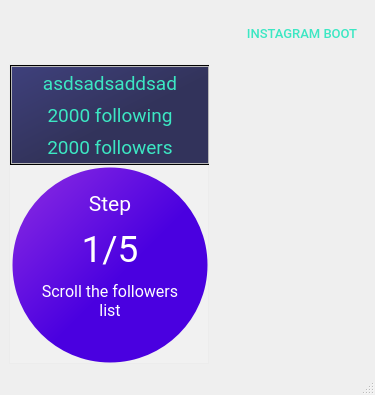
<?xml version="1.0" encoding="UTF-8"?>
<ui version="4.0">
 <class>MainWindow</class>
 <widget class="QMainWindow" name="MainWindow">
  <property name="geometry">
   <rect>
    <x>0</x>
    <y>0</y>
    <width>375</width>
    <height>395</height>
   </rect>
  </property>
  <property name="windowTitle">
   <string>MainWindow</string>
  </property>
  <widget class="QWidget" name="centralwidget">
   <layout class="QVBoxLayout" name="verticalLayout_5">
    <item>
     <widget class="QFrame" name="frame_title">
      <property name="minimumSize">
       <size>
        <width>0</width>
        <height>30</height>
       </size>
      </property>
      <property name="layoutDirection">
       <enum>Qt::RightToLeft</enum>
      </property>
      <property name="frameShape">
       <enum>QFrame::NoFrame</enum>
      </property>
      <property name="frameShadow">
       <enum>QFrame::Raised</enum>
      </property>
      <layout class="QHBoxLayout" name="horizontalLayout_19">
       <item>
        <widget class="QLabel" name="label_title">
         <property name="maximumSize">
          <size>
           <width>16777215</width>
           <height>10</height>
          </size>
         </property>
         <property name="font">
          <font>
           <family>Roboto Medium</family>
           <pointsize>10</pointsize>
          </font>
         </property>
         <property name="styleSheet">
          <string notr="true">color: rgb(60, 231, 195);
</string>
         </property>
         <property name="text">
          <string>INSTAGRAM BOOT</string>
         </property>
         <property name="alignment">
          <set>Qt::AlignRight|Qt::AlignTrailing|Qt::AlignVCenter</set>
         </property>
        </widget>
       </item>
      </layout>
     </widget>
    </item>
    <item>
     <widget class="QFrame" name="frame">
      <property name="minimumSize">
       <size>
        <width>200</width>
        <height>300</height>
       </size>
      </property>
      <property name="maximumSize">
       <size>
        <width>200</width>
        <height>300</height>
       </size>
      </property>
      <property name="styleSheet">
       <string notr="true">background:transparent;
background-color:rgba(255,255,255,0.1)</string>
      </property>
      <property name="frameShape">
       <enum>QFrame::StyledPanel</enum>
      </property>
      <property name="frameShadow">
       <enum>QFrame::Raised</enum>
      </property>
      <layout class="QVBoxLayout" name="verticalLayout_3">
       <property name="spacing">
        <number>0</number>
       </property>
       <property name="leftMargin">
        <number>0</number>
       </property>
       <property name="topMargin">
        <number>0</number>
       </property>
       <property name="rightMargin">
        <number>0</number>
       </property>
       <property name="bottomMargin">
        <number>0</number>
       </property>
       <item>
        <widget class="QFrame" name="frame_2">
         <property name="minimumSize">
          <size>
           <width>200</width>
           <height>100</height>
          </size>
         </property>
         <property name="maximumSize">
          <size>
           <width>200</width>
           <height>100</height>
          </size>
         </property>
         <property name="styleSheet">
          <string notr="true">background-color: qlineargradient(spread:pad, x1:0, y1:0, x2:1, y2:1, stop:0 rgba(42, 44, 111, 0.9), stop:0.555556 rgba(28, 29, 73, 0.9));</string>
         </property>
         <property name="frameShape">
          <enum>QFrame::StyledPanel</enum>
         </property>
         <property name="frameShadow">
          <enum>QFrame::Raised</enum>
         </property>
         <layout class="QVBoxLayout" name="verticalLayout_2">
          <property name="spacing">
           <number>0</number>
          </property>
          <property name="leftMargin">
           <number>0</number>
          </property>
          <property name="topMargin">
           <number>0</number>
          </property>
          <property name="rightMargin">
           <number>0</number>
          </property>
          <property name="bottomMargin">
           <number>0</number>
          </property>
          <item>
           <widget class="QFrame" name="frame_3">
            <property name="styleSheet">
             <string notr="true">background-color:none;</string>
            </property>
            <property name="frameShape">
             <enum>QFrame::StyledPanel</enum>
            </property>
            <property name="frameShadow">
             <enum>QFrame::Raised</enum>
            </property>
            <layout class="QVBoxLayout" name="verticalLayout">
             <property name="spacing">
              <number>0</number>
             </property>
             <property name="leftMargin">
              <number>0</number>
             </property>
             <property name="topMargin">
              <number>0</number>
             </property>
             <property name="rightMargin">
              <number>0</number>
             </property>
             <property name="bottomMargin">
              <number>0</number>
             </property>
             <item>
              <widget class="QLabel" name="targetAccountName">
               <property name="font">
                <font>
                 <family>Roboto</family>
                 <pointsize>14</pointsize>
                </font>
               </property>
               <property name="styleSheet">
                <string notr="true">color: rgb(60, 231, 195);
background-color:none;</string>
               </property>
               <property name="text">
                <string>asdsadsaddsad</string>
               </property>
               <property name="alignment">
                <set>Qt::AlignCenter</set>
               </property>
              </widget>
             </item>
             <item>
              <widget class="QLabel" name="label_7">
               <property name="font">
                <font>
                 <family>Roboto</family>
                 <pointsize>14</pointsize>
                </font>
               </property>
               <property name="styleSheet">
                <string notr="true">color: rgb(60, 231, 195);
</string>
               </property>
               <property name="text">
                <string>2000 following</string>
               </property>
               <property name="alignment">
                <set>Qt::AlignCenter</set>
               </property>
              </widget>
             </item>
             <item>
              <widget class="QLabel" name="label_6">
               <property name="font">
                <font>
                 <family>Roboto</family>
                 <pointsize>14</pointsize>
                </font>
               </property>
               <property name="styleSheet">
                <string notr="true">color: rgb(60, 231, 195);
</string>
               </property>
               <property name="text">
                <string>2000 followers</string>
               </property>
               <property name="alignment">
                <set>Qt::AlignCenter</set>
               </property>
              </widget>
             </item>
            </layout>
           </widget>
          </item>
         </layout>
        </widget>
       </item>
       <item>
        <widget class="QFrame" name="frame_4">
         <property name="minimumSize">
          <size>
           <width>200</width>
           <height>200</height>
          </size>
         </property>
         <property name="maximumSize">
          <size>
           <width>200</width>
           <height>200</height>
          </size>
         </property>
         <property name="styleSheet">
          <string notr="true">border: 5px solid transparent;
border-radius:100px;
background-color: qlineargradient(spread:pad, x1:0, y1:0, x2:1, y2:1, stop:0 #8e2de2, stop:0.555556 #4a00e0);
</string>
         </property>
         <property name="frameShape">
          <enum>QFrame::StyledPanel</enum>
         </property>
         <property name="frameShadow">
          <enum>QFrame::Raised</enum>
         </property>
         <layout class="QVBoxLayout" name="verticalLayout_4">
          <property name="spacing">
           <number>0</number>
          </property>
          <property name="leftMargin">
           <number>20</number>
          </property>
          <property name="topMargin">
           <number>15</number>
          </property>
          <property name="rightMargin">
           <number>20</number>
          </property>
          <property name="bottomMargin">
           <number>35</number>
          </property>
          <item>
           <widget class="QLabel" name="targetAccountName_2">
            <property name="font">
             <font>
              <family>Roboto</family>
              <pointsize>16</pointsize>
             </font>
            </property>
            <property name="styleSheet">
             <string notr="true">color: rgb(255,255,255);
background-color:none;</string>
            </property>
            <property name="text">
             <string>Step</string>
            </property>
            <property name="alignment">
             <set>Qt::AlignCenter</set>
            </property>
           </widget>
          </item>
          <item>
           <widget class="QLabel" name="targetAccountName_3">
            <property name="font">
             <font>
              <family>Roboto</family>
              <pointsize>28</pointsize>
             </font>
            </property>
            <property name="styleSheet">
             <string notr="true">color: rgb(255,255,255);
background-color:none;</string>
            </property>
            <property name="text">
             <string>1/5</string>
            </property>
            <property name="alignment">
             <set>Qt::AlignCenter</set>
            </property>
           </widget>
          </item>
          <item>
           <widget class="QLabel" name="targetAccountName_4">
            <property name="font">
             <font>
              <family>Roboto</family>
              <pointsize>12</pointsize>
             </font>
            </property>
            <property name="styleSheet">
             <string notr="true">color: rgb(255,255,255);
background-color:none;</string>
            </property>
            <property name="text">
             <string>Scroll the followers list</string>
            </property>
            <property name="alignment">
             <set>Qt::AlignCenter</set>
            </property>
            <property name="wordWrap">
             <bool>true</bool>
            </property>
           </widget>
          </item>
         </layout>
        </widget>
       </item>
      </layout>
     </widget>
    </item>
   </layout>
  </widget>
  <widget class="QMenuBar" name="menubar">
   <property name="geometry">
    <rect>
     <x>0</x>
     <y>0</y>
     <width>375</width>
     <height>21</height>
    </rect>
   </property>
  </widget>
  <widget class="QStatusBar" name="statusbar"/>
 </widget>
 <resources/>
 <connections/>
</ui>
